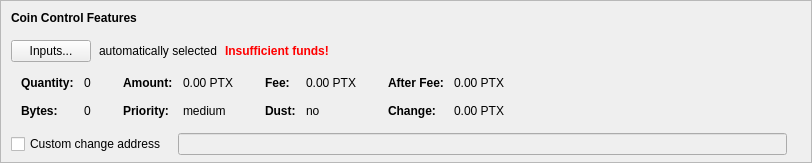
    <widget class="QFrame" name="frameCoinControl">
     <property name="sizePolicy">
      <sizepolicy hsizetype="Expanding" vsizetype="Expanding">
       <horstretch>0</horstretch>
       <verstretch>0</verstretch>
      </sizepolicy>
     </property>
     <property name="maximumSize">
      <size>
       <width>16777215</width>
       <height>16777215</height>
      </size>
     </property>
     <property name="frameShape">
      <enum>QFrame::StyledPanel</enum>
     </property>
     <property name="frameShadow">
      <enum>QFrame::Sunken</enum>
     </property>
     <layout class="QVBoxLayout" name="verticalLayoutCoinControl2">
      <property name="spacing">
       <number>0</number>
      </property>
      <property name="leftMargin">
       <number>0</number>
      </property>
      <property name="topMargin">
       <number>0</number>
      </property>
      <property name="rightMargin">
       <number>0</number>
      </property>
      <property name="bottomMargin">
       <number>6</number>
      </property>
      <item>
       <layout class="QVBoxLayout" name="verticalLayoutCoinControl" stretch="0,0,0,0,1">
        <property name="spacing">
         <number>0</number>
        </property>
        <property name="leftMargin">
         <number>10</number>
        </property>
        <property name="topMargin">
         <number>10</number>
        </property>
        <item>
         <layout class="QHBoxLayout" name="horizontalLayoutCoinControl1">
          <property name="bottomMargin">
           <number>15</number>
          </property>
          <item>
           <widget class="QLabel" name="labelCoinControlFeatures">
            <property name="sizePolicy">
             <sizepolicy hsizetype="Preferred" vsizetype="Maximum">
              <horstretch>0</horstretch>
              <verstretch>0</verstretch>
             </sizepolicy>
            </property>
            <property name="font">
             <font>
              <weight>75</weight>
              <bold>true</bold>
             </font>
            </property>
            <property name="styleSheet">
             <string notr="true">font-weight:bold;</string>
            </property>
            <property name="text">
             <string>Coin Control Features</string>
            </property>
           </widget>
          </item>
         </layout>
        </item>
        <item>
         <layout class="QHBoxLayout" name="horizontalLayoutCoinControl2" stretch="0,0,0,0">
          <property name="spacing">
           <number>8</number>
          </property>
          <property name="bottomMargin">
           <number>10</number>
          </property>
          <item>
           <widget class="QPushButton" name="pushButtonCoinControl">
            <property name="styleSheet">
             <string notr="true"/>
            </property>
            <property name="text">
             <string>Inputs...</string>
            </property>
            <property name="autoDefault">
             <bool>false</bool>
            </property>
           </widget>
          </item>
          <item>
           <widget class="QLabel" name="labelCoinControlAutomaticallySelected">
            <property name="text">
             <string>automatically selected</string>
            </property>
            <property name="margin">
             <number>5</number>
            </property>
           </widget>
          </item>
          <item>
           <widget class="QLabel" name="labelCoinControlInsuffFunds">
            <property name="font">
             <font>
              <weight>75</weight>
              <bold>true</bold>
             </font>
            </property>
            <property name="styleSheet">
             <string notr="true">color:red;font-weight:bold;</string>
            </property>
            <property name="text">
             <string>Insufficient funds!</string>
            </property>
            <property name="margin">
             <number>5</number>
            </property>
           </widget>
          </item>
          <item>
           <spacer name="horizontalSpacerCoinControl">
            <property name="orientation">
             <enum>Qt::Horizontal</enum>
            </property>
            <property name="sizeHint" stdset="0">
             <size>
              <width>40</width>
              <height>1</height>
             </size>
            </property>
           </spacer>
          </item>
         </layout>
        </item>
        <item>
         <widget class="QWidget" name="widgetCoinControl" native="true">
          <property name="sizePolicy">
           <sizepolicy hsizetype="Preferred" vsizetype="Preferred">
            <horstretch>0</horstretch>
            <verstretch>0</verstretch>
           </sizepolicy>
          </property>
          <property name="minimumSize">
           <size>
            <width>0</width>
            <height>0</height>
           </size>
          </property>
          <property name="styleSheet">
           <string notr="true"/>
          </property>
          <layout class="QHBoxLayout" name="horizontalLayoutCoinControl5">
           <property name="leftMargin">
            <number>0</number>
           </property>
           <property name="topMargin">
            <number>0</number>
           </property>
           <property name="rightMargin">
            <number>0</number>
           </property>
           <property name="bottomMargin">
            <number>0</number>
           </property>
           <item>
            <layout class="QHBoxLayout" name="horizontalLayoutCoinControl3" stretch="0,0,0,1">
             <property name="spacing">
              <number>20</number>
             </property>
             <property name="topMargin">
              <number>0</number>
             </property>
             <property name="bottomMargin">
              <number>10</number>
             </property>
             <item>
              <layout class="QFormLayout" name="formLayoutCoinControl1">
               <property name="horizontalSpacing">
                <number>10</number>
               </property>
               <property name="verticalSpacing">
                <number>14</number>
               </property>
               <property name="leftMargin">
                <number>10</number>
               </property>
               <property name="topMargin">
                <number>4</number>
               </property>
               <property name="rightMargin">
                <number>6</number>
               </property>
               <item row="0" column="0">
                <widget class="QLabel" name="labelCoinControlQuantityText">
                 <property name="font">
                  <font>
                   <weight>75</weight>
                   <bold>true</bold>
                  </font>
                 </property>
                 <property name="text">
                  <string>Quantity:</string>
                 </property>
                 <property name="margin">
                  <number>0</number>
                 </property>
                </widget>
               </item>
               <item row="0" column="1">
                <widget class="QLabel" name="labelCoinControlQuantity">
                 <property name="cursor">
                  <cursorShape>IBeamCursor</cursorShape>
                 </property>
                 <property name="contextMenuPolicy">
                  <enum>Qt::ActionsContextMenu</enum>
                 </property>
                 <property name="text">
                  <string notr="true">0</string>
                 </property>
                 <property name="margin">
                  <number>0</number>
                 </property>
                 <property name="textInteractionFlags">
                  <set>Qt::LinksAccessibleByMouse|Qt::TextSelectableByKeyboard|Qt::TextSelectableByMouse</set>
                 </property>
                </widget>
               </item>
               <item row="1" column="0">
                <widget class="QLabel" name="labelCoinControlBytesText">
                 <property name="font">
                  <font>
                   <weight>75</weight>
                   <bold>true</bold>
                  </font>
                 </property>
                 <property name="text">
                  <string>Bytes:</string>
                 </property>
                </widget>
               </item>
               <item row="1" column="1">
                <widget class="QLabel" name="labelCoinControlBytes">
                 <property name="cursor">
                  <cursorShape>IBeamCursor</cursorShape>
                 </property>
                 <property name="contextMenuPolicy">
                  <enum>Qt::ActionsContextMenu</enum>
                 </property>
                 <property name="text">
                  <string notr="true">0</string>
                 </property>
                 <property name="textInteractionFlags">
                  <set>Qt::LinksAccessibleByMouse|Qt::TextSelectableByKeyboard|Qt::TextSelectableByMouse</set>
                 </property>
                </widget>
               </item>
              </layout>
             </item>
             <item>
              <layout class="QFormLayout" name="formLayoutCoinControl2">
               <property name="horizontalSpacing">
                <number>10</number>
               </property>
               <property name="verticalSpacing">
                <number>14</number>
               </property>
               <property name="leftMargin">
                <number>6</number>
               </property>
               <property name="topMargin">
                <number>4</number>
               </property>
               <property name="rightMargin">
                <number>6</number>
               </property>
               <item row="0" column="0">
                <widget class="QLabel" name="labelCoinControlAmountText">
                 <property name="font">
                  <font>
                   <weight>75</weight>
                   <bold>true</bold>
                  </font>
                 </property>
                 <property name="text">
                  <string>Amount:</string>
                 </property>
                 <property name="margin">
                  <number>0</number>
                 </property>
                </widget>
               </item>
               <item row="0" column="1">
                <widget class="QLabel" name="labelCoinControlAmount">
                 <property name="cursor">
                  <cursorShape>IBeamCursor</cursorShape>
                 </property>
                 <property name="contextMenuPolicy">
                  <enum>Qt::ActionsContextMenu</enum>
                 </property>
                 <property name="text">
                  <string notr="true">0.00 PTX</string>
                 </property>
                 <property name="textInteractionFlags">
                  <set>Qt::LinksAccessibleByMouse|Qt::TextSelectableByKeyboard|Qt::TextSelectableByMouse</set>
                 </property>
                </widget>
               </item>
               <item row="1" column="0">
                <widget class="QLabel" name="labelCoinControlPriorityText">
                 <property name="font">
                  <font>
                   <weight>75</weight>
                   <bold>true</bold>
                  </font>
                 </property>
                 <property name="text">
                  <string>Priority:</string>
                 </property>
                </widget>
               </item>
               <item row="1" column="1">
                <widget class="QLabel" name="labelCoinControlPriority">
                 <property name="cursor">
                  <cursorShape>IBeamCursor</cursorShape>
                 </property>
                 <property name="contextMenuPolicy">
                  <enum>Qt::ActionsContextMenu</enum>
                 </property>
                 <property name="text">
                  <string notr="true">medium</string>
                 </property>
                 <property name="textInteractionFlags">
                  <set>Qt::LinksAccessibleByMouse|Qt::TextSelectableByKeyboard|Qt::TextSelectableByMouse</set>
                 </property>
                </widget>
               </item>
              </layout>
             </item>
             <item>
              <layout class="QFormLayout" name="formLayoutCoinControl3">
               <property name="horizontalSpacing">
                <number>10</number>
               </property>
               <property name="verticalSpacing">
                <number>14</number>
               </property>
               <property name="leftMargin">
                <number>6</number>
               </property>
               <property name="topMargin">
                <number>4</number>
               </property>
               <property name="rightMargin">
                <number>6</number>
               </property>
               <item row="0" column="0">
                <widget class="QLabel" name="labelCoinControlFeeText">
                 <property name="font">
                  <font>
                   <weight>75</weight>
                   <bold>true</bold>
                  </font>
                 </property>
                 <property name="text">
                  <string>Fee:</string>
                 </property>
                 <property name="margin">
                  <number>0</number>
                 </property>
                </widget>
               </item>
               <item row="0" column="1">
                <widget class="QLabel" name="labelCoinControlFee">
                 <property name="cursor">
                  <cursorShape>IBeamCursor</cursorShape>
                 </property>
                 <property name="contextMenuPolicy">
                  <enum>Qt::ActionsContextMenu</enum>
                 </property>
                 <property name="text">
                  <string notr="true">0.00 PTX</string>
                 </property>
                 <property name="textInteractionFlags">
                  <set>Qt::LinksAccessibleByMouse|Qt::TextSelectableByKeyboard|Qt::TextSelectableByMouse</set>
                 </property>
                </widget>
               </item>
               <item row="1" column="0">
                <widget class="QLabel" name="labelCoinControlLowOutputText">
                 <property name="font">
                  <font>
                   <weight>75</weight>
                   <bold>true</bold>
                  </font>
                 </property>
                 <property name="text">
                  <string>Dust:</string>
                 </property>
                </widget>
               </item>
               <item row="1" column="1">
                <widget class="QLabel" name="labelCoinControlLowOutput">
                 <property name="cursor">
                  <cursorShape>IBeamCursor</cursorShape>
                 </property>
                 <property name="contextMenuPolicy">
                  <enum>Qt::ActionsContextMenu</enum>
                 </property>
                 <property name="text">
                  <string notr="true">no</string>
                 </property>
                 <property name="textInteractionFlags">
                  <set>Qt::LinksAccessibleByMouse|Qt::TextSelectableByKeyboard|Qt::TextSelectableByMouse</set>
                 </property>
                </widget>
               </item>
              </layout>
             </item>
             <item>
              <layout class="QFormLayout" name="formLayoutCoinControl4">
               <property name="horizontalSpacing">
                <number>10</number>
               </property>
               <property name="verticalSpacing">
                <number>14</number>
               </property>
               <property name="leftMargin">
                <number>6</number>
               </property>
               <property name="topMargin">
                <number>4</number>
               </property>
               <property name="rightMargin">
                <number>6</number>
               </property>
               <item row="0" column="0">
                <widget class="QLabel" name="labelCoinControlAfterFeeText">
                 <property name="font">
                  <font>
                   <weight>75</weight>
                   <bold>true</bold>
                  </font>
                 </property>
                 <property name="text">
                  <string>After Fee:</string>
                 </property>
                 <property name="margin">
                  <number>0</number>
                 </property>
                </widget>
               </item>
               <item row="0" column="1">
                <widget class="QLabel" name="labelCoinControlAfterFee">
                 <property name="cursor">
                  <cursorShape>IBeamCursor</cursorShape>
                 </property>
                 <property name="contextMenuPolicy">
                  <enum>Qt::ActionsContextMenu</enum>
                 </property>
                 <property name="text">
                  <string notr="true">0.00 PTX</string>
                 </property>
                 <property name="textInteractionFlags">
                  <set>Qt::LinksAccessibleByMouse|Qt::TextSelectableByKeyboard|Qt::TextSelectableByMouse</set>
                 </property>
                </widget>
               </item>
               <item row="1" column="0">
                <widget class="QLabel" name="labelCoinControlChangeText">
                 <property name="font">
                  <font>
                   <weight>75</weight>
                   <bold>true</bold>
                  </font>
                 </property>
                 <property name="text">
                  <string>Change:</string>
                 </property>
                </widget>
               </item>
               <item row="1" column="1">
                <widget class="QLabel" name="labelCoinControlChange">
                 <property name="cursor">
                  <cursorShape>IBeamCursor</cursorShape>
                 </property>
                 <property name="contextMenuPolicy">
                  <enum>Qt::ActionsContextMenu</enum>
                 </property>
                 <property name="text">
                  <string notr="true">0.00 PTX</string>
                 </property>
                 <property name="textInteractionFlags">
                  <set>Qt::LinksAccessibleByMouse|Qt::TextSelectableByKeyboard|Qt::TextSelectableByMouse</set>
                 </property>
                </widget>
               </item>
              </layout>
             </item>
            </layout>
           </item>
          </layout>
         </widget>
        </item>
        <item>
         <layout class="QHBoxLayout" name="horizontalLayoutCoinControl4" stretch="0,0,0">
          <property name="spacing">
           <number>12</number>
          </property>
          <property name="sizeConstraint">
           <enum>QLayout::SetDefaultConstraint</enum>
          </property>
          <property name="topMargin">
           <number>5</number>
          </property>
          <property name="rightMargin">
           <number>5</number>
          </property>
          <item>
           <widget class="QCheckBox" name="checkBoxCoinControlChange">
            <property name="toolTip">
             <string>If this is activated, but the change address is empty or invalid, change will be sent to a newly generated address.</string>
            </property>
            <property name="text">
             <string>Custom change address</string>
            </property>
           </widget>
          </item>
          <item>
           <widget class="QValidatedLineEdit" name="lineEditCoinControlChange">
            <property name="enabled">
             <bool>false</bool>
            </property>
            <property name="sizePolicy">
             <sizepolicy hsizetype="Expanding" vsizetype="Fixed">
              <horstretch>0</horstretch>
              <verstretch>0</verstretch>
             </sizepolicy>
            </property>
           </widget>
          </item>
          <item>
           <widget class="QLabel" name="labelCoinControlChangeLabel">
            <property name="sizePolicy">
             <sizepolicy hsizetype="Preferred" vsizetype="Expanding">
              <horstretch>0</horstretch>
              <verstretch>0</verstretch>
             </sizepolicy>
            </property>
            <property name="minimumSize">
             <size>
              <width>0</width>
              <height>0</height>
             </size>
            </property>
            <property name="text">
             <string/>
            </property>
            <property name="margin">
             <number>3</number>
            </property>
           </widget>
          </item>
         </layout>
        </item>
        <item>
         <spacer name="verticalSpacerCoinControl">
          <property name="orientation">
           <enum>Qt::Vertical</enum>
          </property>
          <property name="sizeHint" stdset="0">
           <size>
            <width>800</width>
            <height>1</height>
           </size>
          </property>
         </spacer>
        </item>
       </layout>
      </item>
     </layout>
    </widget>
